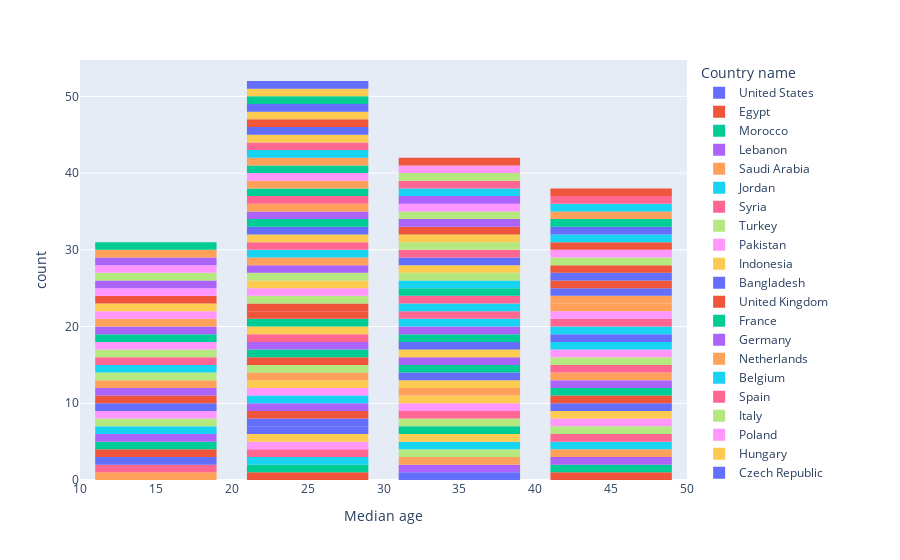

Notebook code for this chart:
### Code cell
#plotting histograms

fig = px.histogram(df1,
x='Median age',
color='Country name',
nbins=4
)

fig.update_layout(bargap=0.2)
fig.show()
